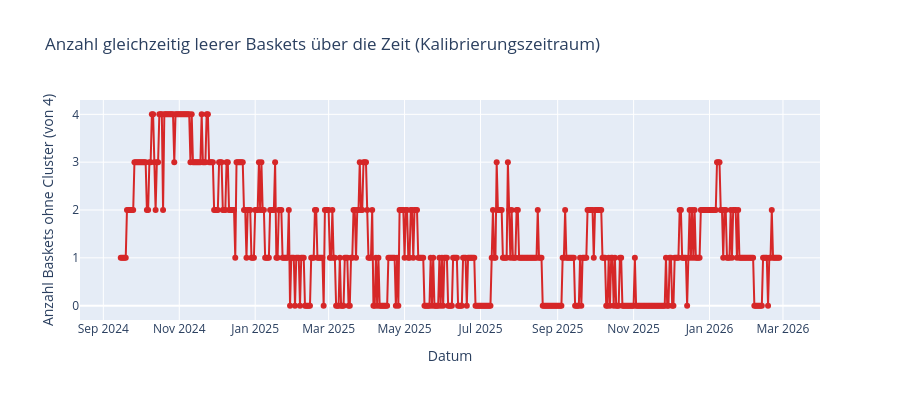

This figure's notebook cell:
### Code cell
# --- Verlauf über die Zeit: Anzahl leerer Baskets pro Tag (Plotly) ---
# Zeigt, ob "0 Cluster" über die Zeit gleichmässig verteilt ist oder in
# Phasen (z.B. marktweite Unkorreliertheit) gehäuft gleichzeitig auftritt.
fig = go.Figure()
fig.add_trace(go.Scatter(
    x=cluster_size_df.index, y=n_zero, mode="lines+markers",
    name="Anzahl Baskets ohne Cluster",
    line={"color": "#d62728"},
))
fig.update_layout(
    title="Anzahl gleichzeitig leerer Baskets über die Zeit (Kalibrierungszeitraum)",
    xaxis_title="Datum",
    yaxis_title=f"Anzahl Baskets ohne Cluster (von {len(basket_labels)})",
    yaxis={"range": [-0.3, len(basket_labels) + 0.3], "dtick": 1},
    height=400,
)
fig.show()

### Figure 1 — Plotly figure (JSON) as saved in the notebook; plotly's stock layout.template omitted (floating-point values rounded to 4 significant figures; data arrays with more than 128 entries replaced by an {"elided": "..."} marker saying what was removed)
{"data": [{"line": {"color": "#d62728"}, "mode": "lines+markers", "name": "Anzahl Baskets ohne Cluster", "type": "scatter", "x": {"elided": "530 str values"}, "y": {"elided": "530 int values"}}], "layout": {"height": 400, "title": {"text": "Anzahl gleichzeitig leerer Baskets über die Zeit (Kalibrierungszeitraum)"}, "xaxis": {"title": {"text": "Datum"}}, "yaxis": {"dtick": 1, "range": [-0.3, 4.3], "title": {"text": "Anzahl Baskets ohne Cluster (von 4)"}}}}
